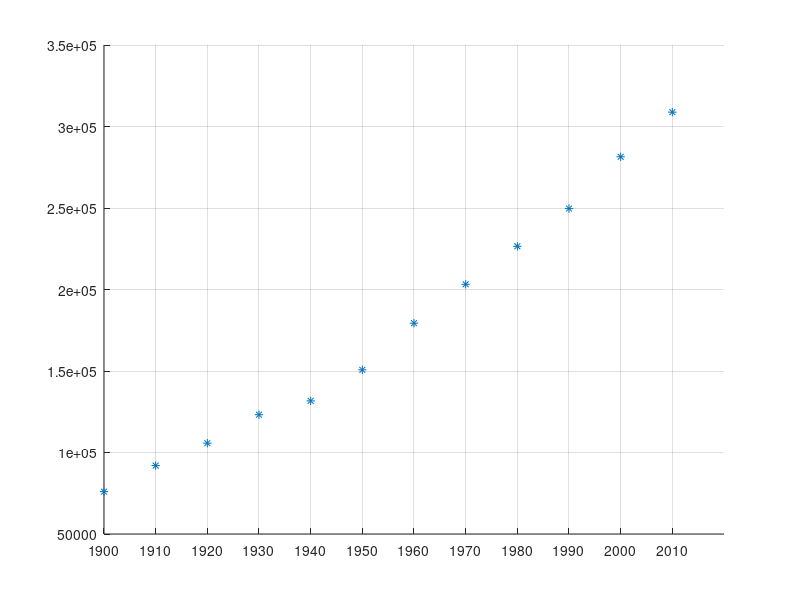

Reproduce this figure in MATLAB. (Note: this script raises an error after producing the figure.)
x=1900:10:2010;
f=[75995 91972 105710 123200 131670 150700 ...
179320 203210 226510 249630 281420 308790];
clf; hold on; grid on; xticks(x);
plot(x,f,'*');
time=1900:2010;
plot(time,polyval(lsq_poly(x,f,3),time));
c=lsq_poly(x,log(f),1);
plot(time,exp(c(1)*time+c(2)));